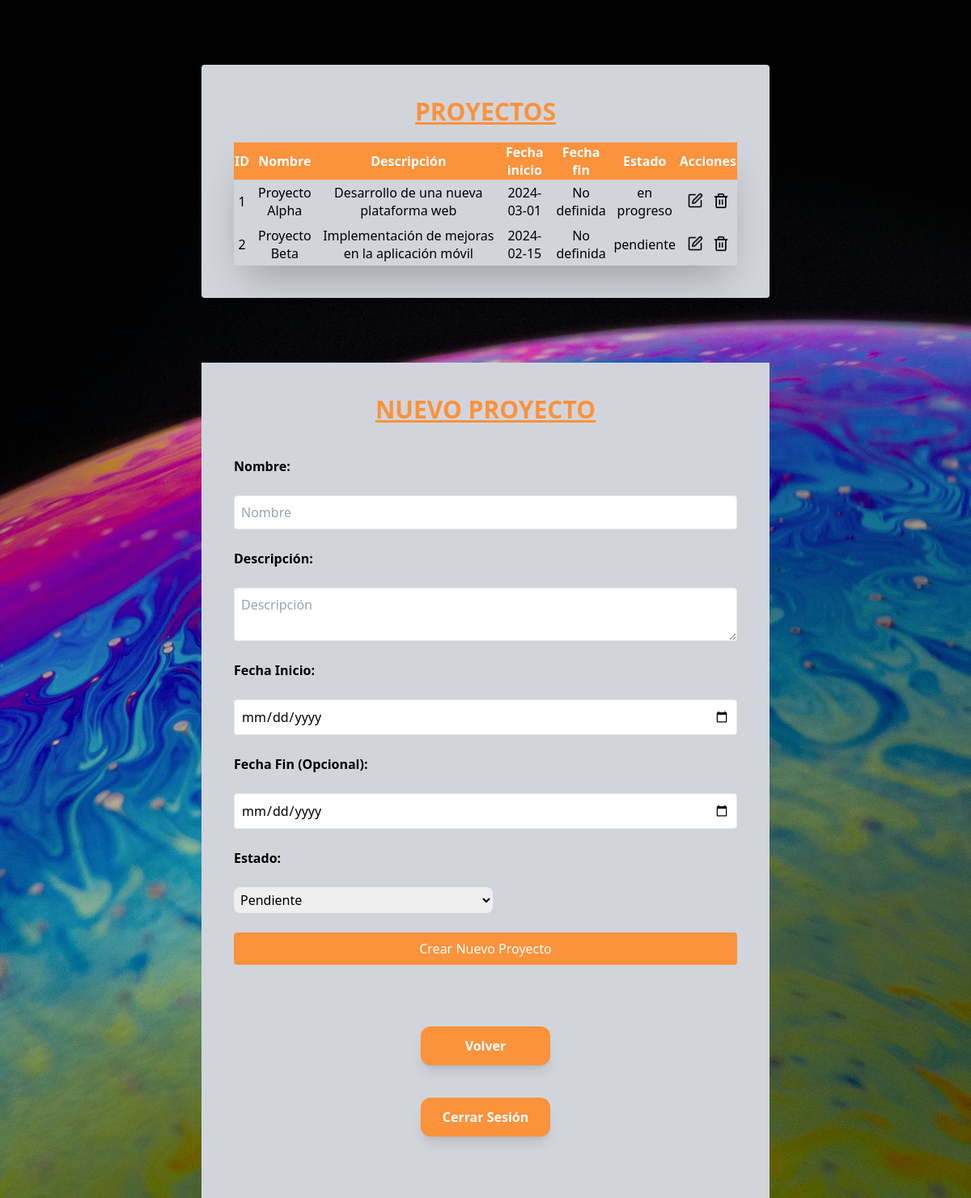
The page /php/admin/adminProyectos.php (signed in) on the database its author committed.
### tables this page shows
CREATE TABLE proyectos (
    id_proyecto INT AUTO_INCREMENT PRIMARY KEY,
    nombre VARCHAR(100) NOT NULL,
    descripcion TEXT,
    fecha_inicio DATE NOT NULL,
    fecha_fin DATE CHECK (fecha_fin IS NULL OR fecha_fin > fecha_inicio), 
    estado ENUM('pendiente', 'en progreso', 'completado') NOT NULL
);

### php/database.php (called while the page is built, shortened)
<?php
function obtener_todos_proyectos($con){
    $sql = "SELECT * FROM proyectos";
    return $con->query($sql);
}

### php/admin/adminProyectos.php (the view, shortened to what this page needs)
<?php
require_once("../database.php");
$con = crearConexion();
$result_proyectos = obtener_todos_proyectos($con);
?>
<head>
    <script src="https://cdn.tailwindcss.com"></script>
</head>
<body class="w-full min-h-screen flex justify-center items-center bg-cover bg-center bg-fixed z-10 bg-[url('../../img/pixels14.jpg')]">
    <div class="flex flex-col w-full max-w-[90%] justify-center items-center gap-20 pt-20">
        <div class="flex flex-col p-10 w-full max-w-[65%] gap-5 bg-gray-300 rounded">
            <div class="flex justify-center items-center bg-gray-300">
                <h2 class="font-bold text-orange-400 text-3xl underline">PROYECTOS</h2>
            </div>
            <div class="flex flex-col bg-gray-300 max-h-[300px] text-center gap-5 overflow-y-auto shadow-2xl w-full">
                <table class='styled-table w-full p-4 text-center rounded'>
                    <tr class='sticky bg-orange-400 text-white top-0 p-4'>
                        <th>ID</th>
                        <th>Nombre</th>
                        <th>Descripción</th>
                        <th>Fecha inicio</th>
                        <th>Fecha fin</th>
                        <th>Estado</th>
                        <th>Acciones</th>
                    </tr>
                    <?php while ($proyectos = $result_proyectos->fetch_assoc()) { ?>
                        <tr>
                            <td><?php echo $proyectos['id_proyecto']; ?></td>
                            <td><?php echo htmlspecialchars($proyectos['nombre']); ?></td>
                            <td><?php echo htmlspecialchars($proyectos['descripcion']); ?></td>
                            <td><?php echo htmlspecialchars($proyectos['fecha_inicio']); ?></td>
                            <td><?php echo htmlspecialchars($proyectos['fecha_fin'] ?: 'No definida'); ?></td>
                            <td><?php echo htmlspecialchars($proyectos['estado']); ?></td>
                            <td class="flex justify-center items-center gap-3 pt-4">
                                <form method="POST" action="">
                                    <button type="submit" name="editar_proyecto" class="cursor-pointer">
                                        <img src='../../img/square-pen.png' alt='Editar' style='width: 20px; height: 20px;' class='hover:bg-green-500 hover:scale-105' />
                                    </button>
                                </form>
                                <form method="POST" action="">
                                    <button type="submit" name="eliminar_proyecto" onclick="return confirm('¿Estás seguro que quieres eliminar este proyecto?');" class="cursor-pointer">
                                        <img src="../../img/trash-2.png" alt="Eliminar" style="width: 20px; height: 20px;" class="hover:bg-red-500 hover:scale-105">
                                    </button>
                                </form>
                            </td>
                        </tr>
                    <?php } ?>
                </table>
            </div>
        </div>
        <div class="flex flex-col gap-10 p-10 w-full max-w-[65%] bg-gray-300 justify-center items-center">
            <h2 class="font-bold text-orange-400 text-3xl underline">NUEVO PROYECTO</h2>
            <form method="POST" action="" class="flex flex-col w-full gap-6">
                <strong><label>Nombre:</label></strong>
                <input type="text" name="nombre" placeholder="Nombre" required class="p-2 border rounded" />
                <strong><label>Descripción:</label></strong>
                <textarea name="descripcion" placeholder="Descripción" required class="p-2 border rounded"></textarea>
                <strong><label>Fecha Inicio:</label></strong>
                <input type="date" name="fecha_inicio" required class="p-2 border rounded" />
                <strong><label>Fecha Fin (Opcional):</label></strong>
                <input type="date" name="fecha_fin" class="p-2 border rounded" />
                <strong><label>Estado:</label></strong>
                <select name="estado" class="w-[20em] rounded-lg p-1">
                    <option value="pendiente">Pendiente</option>
                </select>
                <button type="submit" name="crear_proyecto" class="p-2 bg-orange-400 hover:bg-orange-700 cursor-pointer text-white rounded">Crear Nuevo Proyecto</button>
            </form>
            <div class="flex justify-center items-center gap-10">
                <form action="../logout.php" method="POST" class="p-5 flex flex-col gap-10">
                <button type="button" onclick="window.location.href='administradores.php'" class="bg-orange-400 hover:bg-orange-700 text-white font-bold rounded-xl w-[10em] p-3 shadow-lg">Volver</button>
                <button type="submit" class="p-3 bg-orange-400 hover:bg-orange-700 rounded-xl w-40 shadow-lg cursor-pointer font-bold text-white">Cerrar Sesión</button>
                </form>
            </div>
        </div>
    </div>
</body>

### rows shown on the page
proyectos: id_proyecto "1", nombre "Proyecto Alpha", descripcion "Desarrollo de una nueva plataforma web", fecha_inicio "2024-03-01", fecha_fin "No definida", estado "en progreso"
proyectos: id_proyecto "2", nombre "Proyecto Beta", descripcion "Implementación de mejoras en la aplicación móvil", fecha_inicio "2024-02-15", fecha_fin "No definida", estado "pendiente"
